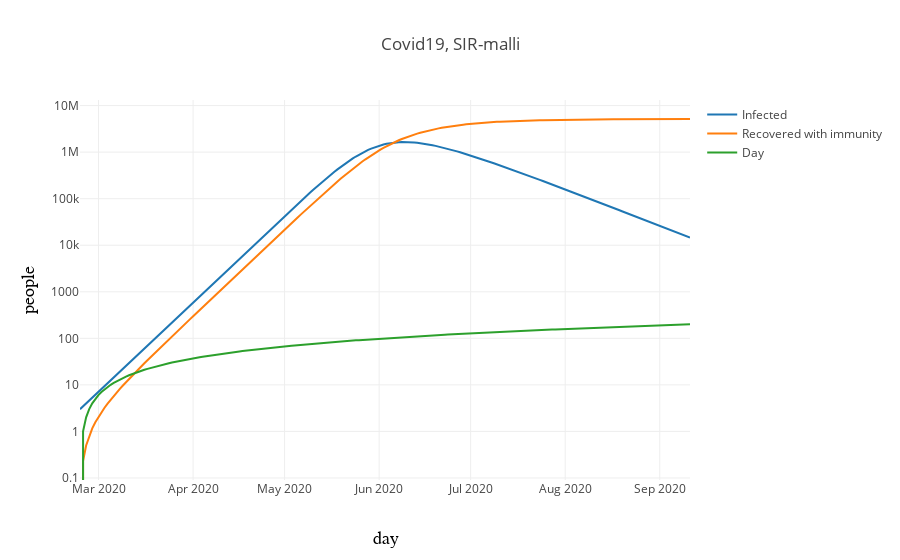

Write notebook code for a chart like this one.
### Code cell
# Base scenario

def betaT(t):
    r0_default = 3.0
    r0 = r0_default
   
    return r0*gamma

# Initial conditions vector
y0 = S0, I0, R0
# Integrate the SIR equations over the time grid, t.
ret = odeint(deriv, y0, t, args=(N, beta, gamma))
S, I, R = ret.T

df2=pd.DataFrame()
df2['t'] = t
df2['S'] = S
df2['I'] = I
df2['R'] = R

df2['ts'] = pd.to_datetime(start.timestamp() + df2.t*86400, unit='s')

#Scenario 2 for common plot

I_sc_base = I

data=[
      #go.Scatter(x=t, y=S, name="Suspectible"),
      go.Scatter(x=df2.ts, y=df2.I, name="Infected"),
      go.Scatter(x=df2.ts, y=df2.R, name="Recovered with immunity"),
      #go.Scatter(x=df2.ts, y=df2.D, name="Dead"),
      go.Scatter(x=df2.ts, y=df2.t, name="Day"),
    
     ]


iplot({ 'data': data, "layout": layout })

### Figure 1 — Plotly figure (JSON) as saved in the notebook; plotly's stock layout.template omitted (floating-point values rounded to 4 significant figures; data arrays with more than 128 entries replaced by an {"elided": "..."} marker saying what was removed)
{"data": [{"name": "Infected", "type": "scatter", "uid": "5a6a6fda-65d1-11ea-a2ee-6c4008a11884", "x": {"elided": "200 str values"}, "y": {"elided": "200 float values"}}, {"name": "Recovered with immunity", "type": "scatter", "uid": "5a6a7264-65d1-11ea-851a-6c4008a11884", "x": {"elided": "200 str values"}, "y": {"elided": "200 float values"}}, {"name": "Day", "type": "scatter", "uid": "5a6a73c2-65d1-11ea-b8d3-6c4008a11884", "x": {"elided": "200 str values"}, "y": {"elided": "200 float values"}}], "layout": {"title": "Covid19, SIR-malli", "xaxis": {"title": "day", "titlefont": {"color": "#000000", "family": "Courier New, monospace", "size": 18}}, "yaxis": {"title": "people", "titlefont": {"color": "#000000", "family": "Courier New, monospace", "size": 18}, "type": "log"}}}
